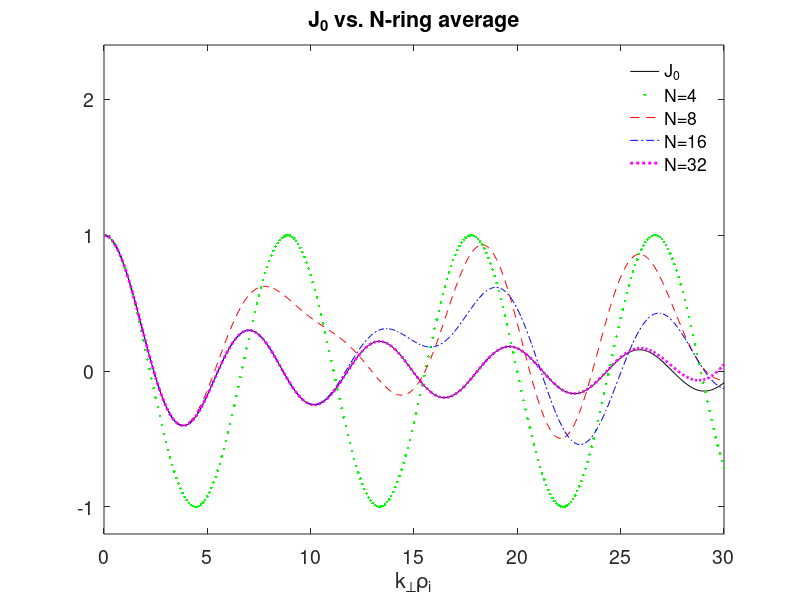

Reproduce this figure in MATLAB.
% Hua-sheng XIE, huashengxie@gmail.com, FSC-PKU, 2016-06-28 11:48
% Compare J0 and N-ring average, with kx=ky=k_perp/sqrt(2)
% Ref: Lee1987, Broemstrup2008 thesis p37
close all; clear; clc;
figure('unit','normalized','position',[0.02,0.2,0.4,0.6],...
    'DefaultAxesFontSize',14);

plt=2;
if(plt==1)
% 1.
M=4;
kp=0:0.1:10;
nk=length(kp);
Jm=0.*kp;
for ik=1:nk
    for jm=1:M
        kx=kp(ik)*cos(jm*2*pi/M)/sqrt(2);
        ky=kp(ik)*sin(jm*2*pi/M)/sqrt(2);
        Jm(ik)=Jm(ik)+exp(1i*(kx+ky))/M;
    end
end
J0=besselj(0,kp);
plot(kp,J0,'-',kp,real(Jm),'r--','Linewidth',2);
legend('J_0',['N=',num2str(M)]); legend('boxoff');
print(gcf,'-dpng',['gk_n_ring_n=',num2str(M),'.png']);
max(abs(imag(Jm))) % if M \neq 2^n, imag(Jm) \neq 0
else
% 2.
kp=0:0.1:30;
nk=length(kp);
calstr=['Jm=0.*kp;for ik=1:nk, for jm=1:M, kx=kp(ik)*cos(jm*2*pi/M)/sqrt(2);',...
    'ky=kp(ik)*sin(jm*2*pi/M)/sqrt(2);Jm(ik)=Jm(ik)+exp(1i*(kx+ky))/M;end,end'];
J0=besselj(0,kp);
M=4;eval(calstr);Jm4=Jm;
M=8;eval(calstr);Jm8=Jm;
M=16;eval(calstr);Jm16=Jm;
M=32;eval(calstr);Jm32=Jm;

plot(kp,J0,'k-',kp,real(Jm4),'g.',kp,real(Jm8),'r--',...
    kp,real(Jm16),'b-.',kp,real(Jm32),'m:','Linewidth',2);
legend('J_0','N=4','N=8','N=16','N=32'); legend('boxoff');
ylim([-1.2,2.4]); xlabel('k_\perp\rho_i'); title('J_0 vs. N-ring average');
print(gcf,'-dpng',['gk_n_ring_cmp.png']);

end
